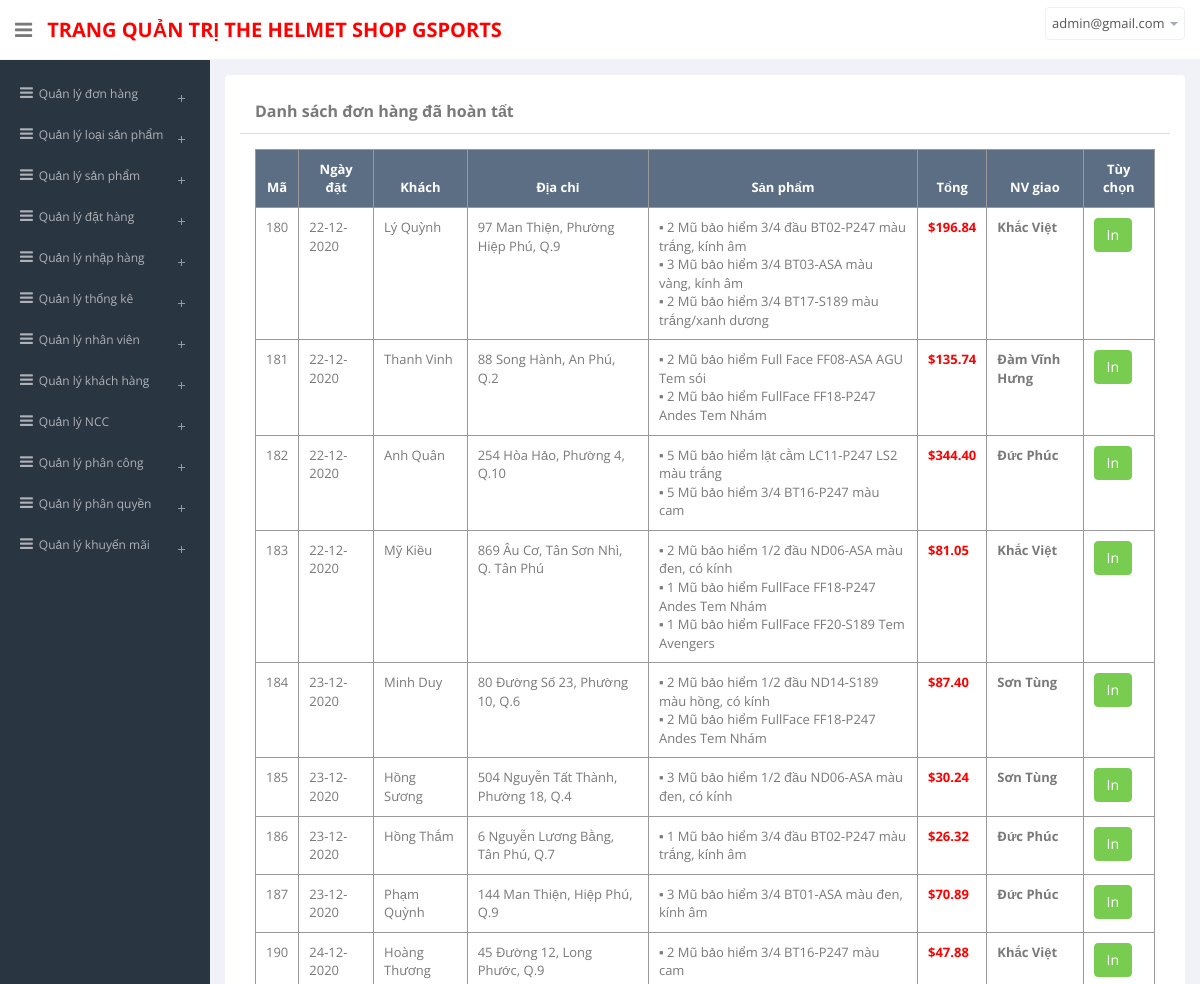
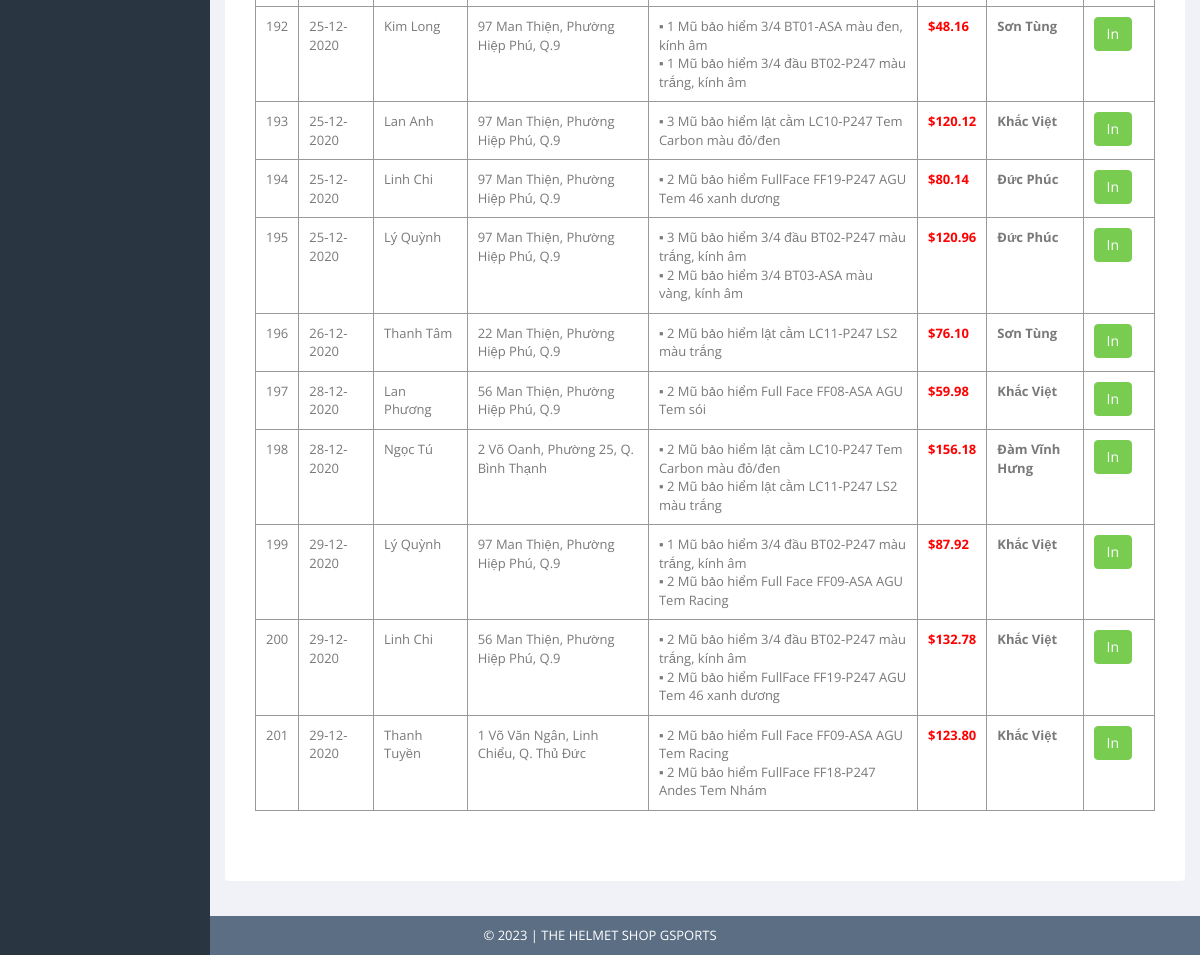
The app's page /admin/views/manage-bill.php?status=3 (signed in) with its own data (2 pictures, top to bottom).
### tables this page shows
CREATE TABLE `orders` (
  `id` int(11) NOT NULL,
  `id_customer` int(12) NOT NULL,
  `id_employee` int(12) DEFAULT NULL,
  `id_shipper` int(12) DEFAULT NULL,
  `created_at` datetime NOT NULL,
  `name` varchar(50) NOT NULL,
  `address` varchar(100) NOT NULL,
  `district_code` varchar(100) NOT NULL,
  `phone` varchar(10) NOT NULL,
  `date_receive` date NOT NULL,
  `status` int(1) NOT NULL COMMENT '0: chưa duyệt, 1: chờ shipper xác nhận, 2: đang giao, 3: hoàn tất, 4: hủy',
  `total` float NOT NULL
);

CREATE TABLE `district` (
  `district_code` varchar(20) NOT NULL,
  `name` varchar(100) NOT NULL
);

CREATE TABLE `products` (
  `product_code` varchar(20) NOT NULL,
  `name` varchar(100) NOT NULL,
  `description` varchar(900) NOT NULL,
  `price` float NOT NULL,
  `image` varchar(100) DEFAULT NULL,
  `quantity_exist` int(11) NOT NULL,
  `new` tinyint(1) NOT NULL COMMENT '0: cũ, 1: mới',
  `status` tinyint(1) NOT NULL COMMENT '0: chưa xóa, 1: đã xóa',
  `cate_code` varchar(20) NOT NULL,
  `supp_code` varchar(20) DEFAULT NULL
);

CREATE TABLE `employee` (
  `id` int(12) NOT NULL,
  `username` varchar(12) NOT NULL,
  `email` varchar(50) NOT NULL,
  `password` varchar(12) NOT NULL,
  `name` varchar(50) NOT NULL,
  `gender` enum('Nam','Nữ') NOT NULL,
  `address` varchar(100) NOT NULL,
  `phone` varchar(10) NOT NULL,
  `status` int(1) NOT NULL,
  `id_role` int(11) NOT NULL
);

### admin/model/BaseModel.php (called while the page is built, shortened)
<?php
class BaseModel{
    public $db;
    function __construct(){
        try{
            $this->db = new PDO('mysql:host=127.0.0.1:3306;dbname=helmet_shop','root','');
            $this->db->exec('SET NAMES UTF8');
        } catch(PDOException $e){
            echo "Lỗi: ".$e->getMessage();
            die;
        }
    }
    function setStatement($sql,$value = []){
        $stmt = $this->db->prepare($sql);
        return $stmt;
    }
    function loadOneRow($sql,$value=[]){
        $stmt = $this->setStatement($sql,$value);
        $check = $stmt->execute();
        return $stmt->fetch(PDO::FETCH_OBJ);
    }
    function loadMoreRows($sql,$value=[]){
        $stmt = $this->setStatement($sql,$value);
        $check = $stmt->execute();
        return $stmt->fetchAll(PDO::FETCH_OBJ);
    }
}
?>

### admin/model/BillModel.php (called while the page is built, shortened)
<?php
    include_once($_SERVER["DOCUMENT_ROOT"].'\helmet_shop\admin\model\BaseModel.php');
    class BillModel extends BaseModel{
        function getOrder($status){
			$sql="SELECT o.id,o.created_at,o.id_customer,o.name,o.address,o.district_code,o.phone,o.date_receive,o.id_employee,o.status,o.id_shipper,o.total,o.district_code,d.name AS district_name
				FROM orders o
				INNER JOIN district d ON o.district_code=d.district_code";
			if($status==ORDER_MYSHIPORDERS)
				$sql .= " INNER JOIN employee e ON o.id_shipper=e.id
				WHERE (o.status='".ORDER_WAITFORSHIPPER."'
				OR o.status='".ORDER_INDELIVERY."'
				OR o.status='".ORDER_FINISHED."')
				AND e.username='".$_SESSION['login_username']."'";
			else
				$sql .= " WHERE o.status='$status'";
			return  $this->loadMoreRows($sql);
        }
        function getProductDetail($status,$idOrder){
			if ($status==ORDER_MYSHIPORDERS)
				$sql="SELECT p.name,c.quantity_out
				FROM products p
				INNER JOIN
				(SELECT product_code,od.quantity_out FROM orders_detail od
				INNER JOIN orders o ON o.id=od.id_order
				INNER JOIN employee e ON o.id_shipper=e.id
				WHERE (o.status='".ORDER_WAITFORSHIPPER."'
				OR o.status='".ORDER_INDELIVERY."'
				OR o.status='".ORDER_FINISHED."')
				AND od.id_order='$idOrder'
				AND e.username='".$_SESSION['login_username']."') c
				ON p.product_code=c.product_code";
			else
				$sql="SELECT p.name,c.quantity_out
				FROM products p
				INNER JOIN
				(SELECT product_code,od.quantity_out FROM orders_detail od
				INNER JOIN orders o
				ON o.id=od.id_order
				WHERE o.status='$status' AND od.id_order='$idOrder') c
				ON p.product_code=c.product_code";
            return $this->loadMoreRows($sql);
        }
		function getEmployeeName($id) {
			$sql="SELECT name FROM employee WHERE id='$id'";
			return $this->loadOneRow($sql);
		}
    }
?>

### admin/controller/MenuController.php (called while the page is built, shortened)
<?php
    class MenuController extends Controller{
        function getType(){
            $model = new MenuModel;
            $data=$model->getAllType();
            return $data;
        }
    }
?>

### admin/views/manage-bill.php (the view, shortened to what this page needs)
<?php
include_once('..\model\BillModel.php');
$status=$_GET['status'];
$model= new BillModel;
$orders=$model->getOrder($status);
function getShipperName($idShipper) {
    $model= new BillModel;
    return get_object_vars($model->getEmployeeName($idShipper))['name'];
}
?>
<head>
    <?php include_once('..\views\common.php'); ?>
</head>
<body>
    <section id="container">
    <?php include_once('header.php')?>
    <?php
    if(isset($_SESSION['login_email'])):
    include_once('menu.php');
    endif?>
    <section id="main-content">
    <section class="wrapper">
      <div class="panel panel-body">
        <section class="content">
            <div class="panel panel-default">
                <div class="panel-heading">
                <b>
				<?php
					echo "Danh sách đơn hàng ";
					if ($status==ORDER_FINISHED) echo "đã hoàn tất";
				?>
                </b>
                </div>
                <div class="panel-body">
				<?php
				if (empty($orders)) {
					echo "<i>Chưa có đơn hàng :(</i>";
				} else {
					echo "<table class='table table-bordered table-hover'>";
					echo "<thead>";
					echo "<th style='text-align:center;'>Mã</th>";
					echo "<th style='text-align:center;'>Ngày đặt</th>";
					echo "<th style='text-align:center;'>Khách</th>";
					echo "<th style='text-align:center;'>Địa chỉ</th>";
					echo "<th style='text-align:center;'>Sản phẩm</th>";
					echo "<th style='text-align:center;'>Tổng</th>";
					echo "<th style='text-align:center;'>NV giao</th>";
					echo "<th style='text-align:center;'>Tùy chọn</th>";
					echo "</thead>";
					foreach($orders as $o) {
						$products=$model->getProductDetail($status,$o->id);
						echo "<tr>";
						echo "<td style='text-align:center;'>".$o->id."</td>";
						echo "<td>".date('d-m-Y',strtotime($o->created_at))."</td>";
						echo "<td>".$o->name."</td>";
						echo "<td>".$o->address.", ".$o->district_name."</td>";
						echo "<td>";
						foreach($products as $p)
							echo "▪ ".$p->quantity_out." ".$p->name."<br/>";
						echo "</td>";
						echo "<td><span class='price'>".number_format($o->total,PRICE_DECIMALS,'.','')."</span></td>";
                        if ($status==ORDER_FINISHED) {
							echo "<td><b>".getShipperName($o->id_shipper)."</b></td>";
							echo "<td>";
							echo "<a href='views/bill.php?id=$o->id'><button class='btn btn-success'>In</button></a>";
							echo "</td>";
                        }
						echo "</tr>";
					}
					echo "</table>";
				}
				?>
                </div>
            </div>
        </section>
      </div>
    </section>
    </section>
    <?php include_once('footer.php'); ?>
    </section>
</body>
</html>

### records on screen
orders: id "180", created_at "22-12-2020", name "Lý Quỳnh", address "97 Man Thiện, Phường Hiệp Phú", district_code.name "Q.9", total "196.84", id_shipper.name "Khắc Việt"
products: quantity_out "2", name "Mũ bảo hiểm 3/4 đầu BT02-P247 màu trắng, kính âm", quantity_out "1", quantity_out "3"
products: quantity_out "3", name "Mũ bảo hiểm 3/4 BT03-ASA màu vàng, kính âm", quantity_out "2"
products: quantity_out "2", name "Mũ bảo hiểm 3/4 BT17-S189 màu trắng/xanh dương"
orders: id "181", created_at "22-12-2020", name "Thanh Vinh", address "88 Song Hành, An Phú", district_code.name "Q.2", total "135.74", id_shipper.name "Đàm Vĩnh Hưng"
products: quantity_out "2", name "Mũ bảo hiểm Full Face FF08-ASA AGU Tem sói"
products: quantity_out "2", name "Mũ bảo hiểm FullFace FF18-P247 Andes Tem Nhám", quantity_out "1"
orders: id "182", created_at "22-12-2020", name "Anh Quân", address "254 Hòa Hảo, Phường 4", district_code.name "Q.10", total "344.40", id_shipper.name "Đức Phúc"
products: quantity_out "5", name "Mũ bảo hiểm lật cằm LC11-P247 LS2 màu trắng", quantity_out "2"
products: quantity_out "5", name "Mũ bảo hiểm 3/4 BT16-P247 màu cam", quantity_out "2"
orders: id "183", created_at "22-12-2020", name "Mỹ Kiều", address "869 Âu Cơ, Tân Sơn Nhì", district_code.name "Q. Tân Phú", total "81.05", id_shipper.name "Khắc Việt"
products: quantity_out "2", name "Mũ bảo hiểm 1/2 đầu ND06-ASA màu đen, có kính", quantity_out "3"
products: quantity_out "1", name "Mũ bảo hiểm FullFace FF20-S189 Tem Avengers"
orders: id "184", created_at "23-12-2020", name "Minh Duy", address "80 Đường Số 23, Phường 10", district_code.name "Q.6", total "87.40", id_shipper.name "Sơn Tùng"
products: quantity_out "2", name "Mũ bảo hiểm 1/2 đầu ND14-S189 màu hồng, có kính"
orders: id "185", created_at "23-12-2020", name "Hồng Sương", address "504 Nguyễn Tất Thành, Phường 18", district_code.name "Q.4", total "30.24", id_shipper.name "Sơn Tùng"
orders: id "186", created_at "23-12-2020", name "Hồng Thắm", address "6 Nguyễn Lương Bằng, Tân Phú", district_code.name "Q.7", total "26.32", id_shipper.name "Đức Phúc"
orders: id "187", created_at "23-12-2020", name "Phạm Quỳnh", address "144 Man Thiện, Hiệp Phú", district_code.name "Q.9", total "70.89", id_shipper.name "Đức Phúc"
products: quantity_out "3", name "Mũ bảo hiểm 3/4 BT01-ASA màu đen, kính âm", quantity_out "1"
orders: id "190", created_at "24-12-2020", name "Hoàng Thương", address "45 Đường 12, Long Phước", district_code.name "Q.9", total "47.88", id_shipper.name "Khắc Việt"
orders: id "192", created_at "25-12-2020", name "Kim Long", address "97 Man Thiện, Phường Hiệp Phú", district_code.name "Q.9", total "48.16", id_shipper.name "Sơn Tùng"
orders: id "193", created_at "25-12-2020", name "Lan Anh", address "97 Man Thiện, Phường Hiệp Phú", district_code.name "Q.9", total "120.12", id_shipper.name "Khắc Việt"
products: quantity_out "3", name "Mũ bảo hiểm lật cằm LC10-P247 Tem Carbon màu đỏ/đen", quantity_out "2"
orders: id "194", created_at "25-12-2020", name "Linh Chi", address "97 Man Thiện, Phường Hiệp Phú", district_code.name "Q.9", total "80.14", id_shipper.name "Đức Phúc"
products: quantity_out "2", name "Mũ bảo hiểm FullFace FF19-P247 AGU Tem 46 xanh dương"
orders: id "195", created_at "25-12-2020", name "Lý Quỳnh", address "97 Man Thiện, Phường Hiệp Phú", district_code.name "Q.9", total "120.96", id_shipper.name "Đức Phúc"
orders: id "196", created_at "26-12-2020", name "Thanh Tâm", address "22 Man Thiện, Phường Hiệp Phú", district_code.name "Q.9", total "76.10", id_shipper.name "Sơn Tùng"
orders: id "197", created_at "28-12-2020", name "Lan Phương", address "56 Man Thiện, Phường Hiệp Phú", district_code.name "Q.9", total "59.98", id_shipper.name "Khắc Việt"
orders: id "198", created_at "28-12-2020", name "Ngọc Tú", address "2 Võ Oanh, Phường 25", district_code.name "Q. Bình Thạnh", total "156.18", id_shipper.name "Đàm Vĩnh Hưng"
orders: id "199", created_at "29-12-2020", name "Lý Quỳnh", address "97 Man Thiện, Phường Hiệp Phú", district_code.name "Q.9", total "87.92", id_shipper.name "Khắc Việt"
products: quantity_out "2", name "Mũ bảo hiểm Full Face FF09-ASA AGU Tem Racing"
orders: id "200", created_at "29-12-2020", name "Linh Chi", address "56 Man Thiện, Phường Hiệp Phú", district_code.name "Q.9", total "132.78", id_shipper.name "Khắc Việt"
orders: id "201", created_at "29-12-2020", name "Thanh Tuyền", address "1 Võ Văn Ngân, Linh Chiểu", district_code.name "Q. Thủ Đức", total "123.80", id_shipper.name "Khắc Việt"

### other values on screen
SHOP_NAME "THE HELMET SHOP GSPORTS"
$_SESSION['login_email'] "admin@gmail.com"
$key "Quản lý đơn hàng"
$key "Quản lý loại sản phẩm"
$key "Quản lý sản phẩm"
$key "Quản lý đặt hàng"
$key "Quản lý nhập hàng"
$key "Quản lý thống kê"
$key "Quản lý nhân viên"
$key "Quản lý khách hàng"
$key "Quản lý NCC"
$key "Quản lý phân công"
$key "Quản lý phân quyền"
$key "Quản lý khuyến mãi"
